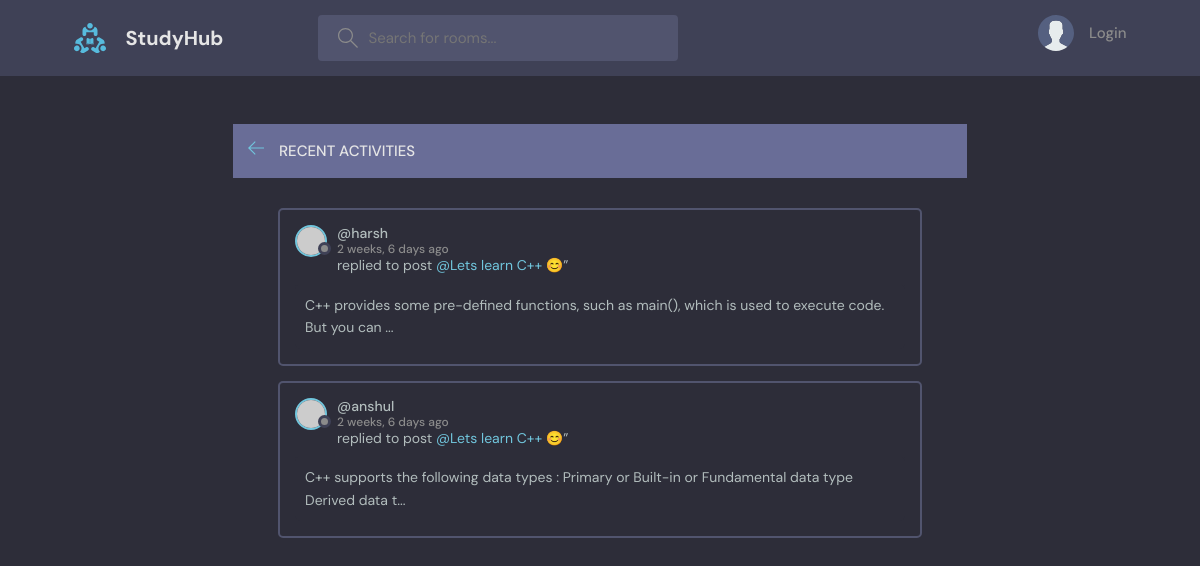
/recent-activity, run on an earlier commit of the app's database.
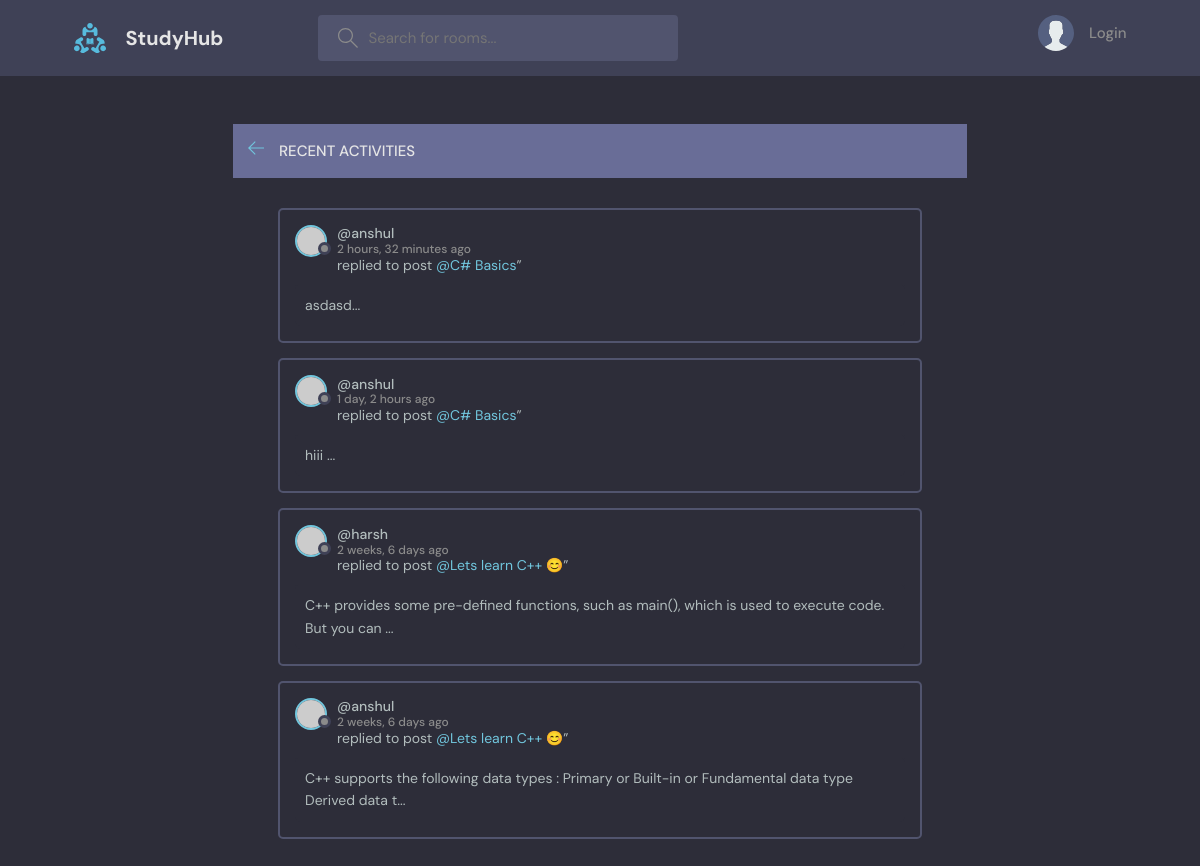
And on a later commit of the database.
### base/models.py (models this page shows, shortened)
class Message(models.Model):
    user = models.ForeignKey( User, on_delete=models.CASCADE)
    room =  models.ForeignKey(Room , on_delete=models.CASCADE)
    body = models.TextField()
    updated = models.DateTimeField(auto_now=True)
    created = models.DateTimeField(auto_now_add=True)
    likes = models.ManyToManyField(User , related_name='likes' ,blank=True)
    class Meta:
        ordering = ['-updated' , '-created']
    def __str__(self):
        return self.body[:100]

class Room(models.Model):
    host = models.ForeignKey(User , on_delete=models.SET_NULL , null=True)
    topic =models.ForeignKey(Topic , on_delete=models.SET_NULL , null=True )
    name = models.CharField(max_length=200)
    description = models.TextField(null=True , blank=True)
    participants = models.ManyToManyField(User , related_name='participants' ,blank=True)
    updated = models.DateTimeField(auto_now=True)
    created = models.DateTimeField(auto_now_add=True)
    class Meta:
        ordering = ['-updated' , '-created']

### base/views.py (the view)
# urls.py: path('recent-activity' , views.activityPage , name='recent-activity'),
def activityPage(request):
    room_messages = Message.objects.all()
    return render(request , 'base/activity_page.html' , {'room_messages':room_messages})

### base/templates/base/activity_page.html (shortened to what this page needs)
{% extends 'main.html' %} {% block content %}
<div style="display: grid ; place-items: center;">
  <div class="participant scroll">
    <main class="layout">
      <div class="container">
        <div class="layout">
          <div class="layout__boxHeader">
            <div class="layout__boxTitle">
              <a href="{% url 'home' %}">
                <svg
                  version="1.1"
                  xmlns="http://www.w3.org/2000/svg"
                  width="32"
                  height="32"
                  viewBox="0 0 32 32"
                >
                  <title>arrow-left</title>
                  <path
                    d="M13.723 2.286l-13.723 13.714 13.719 13.714 1.616-1.611-10.96-10.96h27.625v-2.286h-27.625l10.965-10.965-1.616-1.607z"
                  ></path>
                </svg>
              </a>
              <h3>Recent Activities</h3>
            </div>
          </div>
          <div class="activities-page layout__body">
            {% for message in room_messages %}
            <div class="activities__box">
              <div class="activities__boxHeader roomListRoom__header">
                <a
                  href="{% url 'user-profile'  message.user.id %}"
                  class="roomListRoom__author"
                >
                  <div class="avatar avatar--small">
                    <img src="https://randomuser.me/api/portraits/women/11.jpg" />
                  </div>
                  <p>
                    @{{message.user.username}}
                    <span>{{message.created|timesince}} ago</span>
                  </p>
                </a>
              </div>
              <div class="activities__boxContent">
                <p>
                  replied to post
                  <a href="{% url 'room' message.room.id %}"
                    >@{{message.room.name}}</a
                  >”
                </p>
                <div class="activities__boxRoomContent">{{message}}...</div>
              </div>
            </div>
            {% endfor %}
          </div>
        </div>
      </div>
    </main>
  </div>
</div>
{% endblock content%}

What changed in the data, as far as the page shows it:
added Message: user.username "anshul", created "2 hours, 32 minutes", room.name "C# Basics", body "asdasd"
added Message: user.username "anshul", created "1 day, 2 hours", room.name "C# Basics", body "hiii"
